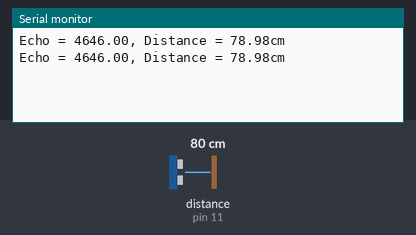
The sketch below on a simulated Arduino Uno, built with avr-gcc and run on an emulated ATmega328P. On the bench: the last lines printed to the serial monitor. Wiring (inferred from the names in the program): ultrasonic range finder: trigger pin 12; echo pin 11. The test bench sets the inputs (shaded band); at power-on: distance to the obstacle (sensor on pin 11) 80 cm. The echo pulse lasts 58.3 µs per cm.

Above: at 1.8 s.
1.9 s: distance to the obstacle (sensor on pin 11) set to 2 cm
At 2.8 s:
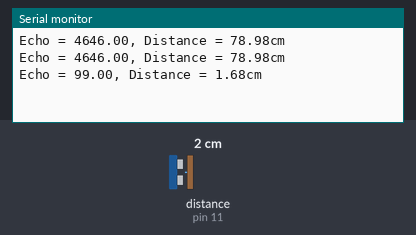
3.4 s: distance to the obstacle (sensor on pin 11) set to 4 cm
At 4.4 s:
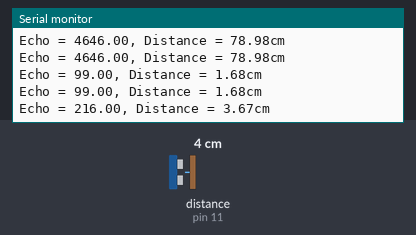
Timing chart, 0 to 6.4 s (numbered marks = the images above; inputs shaded):
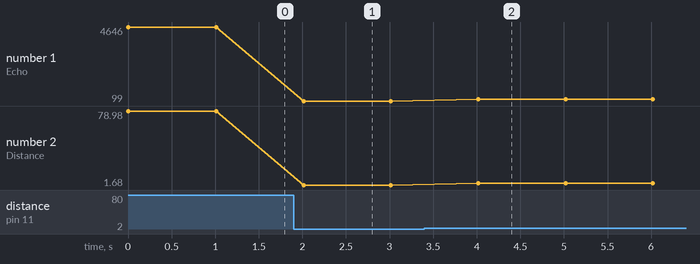

The sketch:

sketch_dec05_detect_dis.ino
```cpp
#define PIN_TRIG 12
#define PIN_ECHO 11

float cm;
float temp;

void setup() {
  Serial.begin(9600);
  pinMode(PIN_TRIG, OUTPUT);
  pinMode(PIN_ECHO, INPUT);
}

void loop() {
  digitalWrite(PIN_TRIG, LOW);
  delayMicroseconds(2);
  digitalWrite(PIN_TRIG, HIGH);
  delayMicroseconds(10);
  digitalWrite(PIN_TRIG, LOW);

  temp = float(pulseIn(PIN_ECHO, HIGH));
  cm = (temp * 17) / 1000;

  Serial.print("Echo = ");
  Serial.print(temp);
  Serial.print(", Distance = ");
  Serial.print(cm);
  Serial.println("cm");
  delay(1000);

}
```

Measured:
- after the input at 1.9 s, the serial monitor: prints a new line after 0.11 s (image 1)
- after the input at 3.4 s, the serial monitor: prints a new line after 0.62 s (image 2)
- plotted number 1: 4646 → 99 after the input at 1.9 s, 99 → 215 after the input at 3.4 s
- plotted number 2: 78.98 → 1.68 after the input at 1.9 s, 1.68 → 3.66 after the input at 3.4 s
